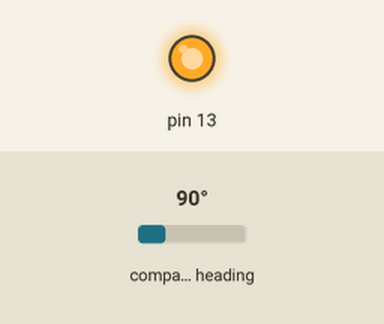
Simulated run of this sketch. Board: Arduino Uno, built with avr-gcc and run on an emulated ATmega328P. Parts: output pins drawn as LEDs (lit = HIGH). Inputs (shaded band) come from the test bench; at power-on: compass heading 90°. What the sketch prints to the serial monitor is not drawn. At 55.3 s the program stops and its outputs stay as they are.

Above: at 2.5 s.
At 5.95 s:
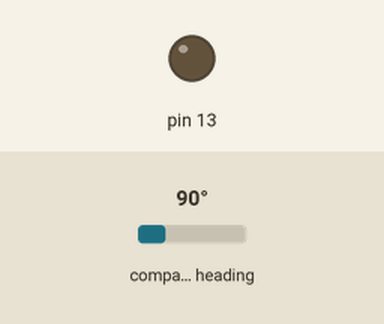
Timing chart, 0 to 7.9 s (numbered marks = the images above):
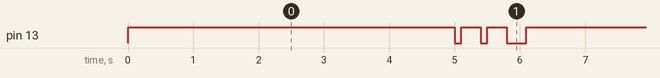

The sketch:

Compass_test.ino
```cpp
#include <Wire.h>
#include <Adafruit_Sensor.h>
#include <Adafruit_HMC5883_U.h>

/* Assign a unique ID to this sensor at the same time */
Adafruit_HMC5883_Unified mag = Adafruit_HMC5883_Unified(12345);
#define OUR_PI 3.14159265358979323846
#define NUM 9

void setup(void)
{
  Serial.begin(9600);
  Serial.println("HMC5883 Magnetometer Test"); Serial.println("");

  /* Initialise the sensor */
  if(!mag.begin())
  {
    /* There was a problem detecting the HMC5883 ... check your connections */
    Serial.println("Ooops, no HMC5883 detected ... Check your wiring!");
    while(1);
  }
  pinMode(13, OUTPUT);
}
float x_vals[NUM];
float y_vals[NUM];
float z_vals[NUM];
float headings[NUM];
int count = 0;
void loop(void)
{
  /* Get a new sensor event */
 if (count < NUM){
   digitalWrite(13, HIGH);
   delay(5000);
   digitalWrite(13, LOW);
   delay(100);
   digitalWrite(13, HIGH);
   delay(300);
   digitalWrite(13, LOW);
   delay(100);
   digitalWrite(13, HIGH);
   delay(300);
   digitalWrite(13, LOW);
   delay(100);
   sensors_event_t event;
    mag.getEvent(&event);
   x_vals[count] = event.magnetic.x;
   y_vals[count] = event.magnetic.y;
   z_vals[count] = event.magnetic.z;
   float heading = atan2(event.magnetic.y, event.magnetic.x);
  float declinationAngle = 0.1745;
  heading += declinationAngle;
  if(heading < 0)
    heading += 2*OUR_PI;
  if(heading > 2*OUR_PI)
    heading -= 2*OUR_PI;
  float headingDegrees = heading * 180/OUR_PI;
  headings[count] = headingDegrees;
  count++;
   delay(100);}
  else{
    for (int h = 0; h < NUM; h++){ Serial.print("X: "); Serial.print(x_vals[h]); Serial.print(" Y: "); Serial.print(y_vals[h]); Serial.print(" Z: "); Serial.print(z_vals[h]); Serial.print(" H: "); Serial.println(headings[h]);}
    while(1);}
  delay(100);
}
```

Measured:
- by itself, pin 13: repeats every 6.1 s: 2 × (LOW 0.10 s, HIGH 0.30 s), LOW 0.30 s, HIGH 5.0 s
- by itself, everything shown: repeats every 6.1 s, in 6 steps
